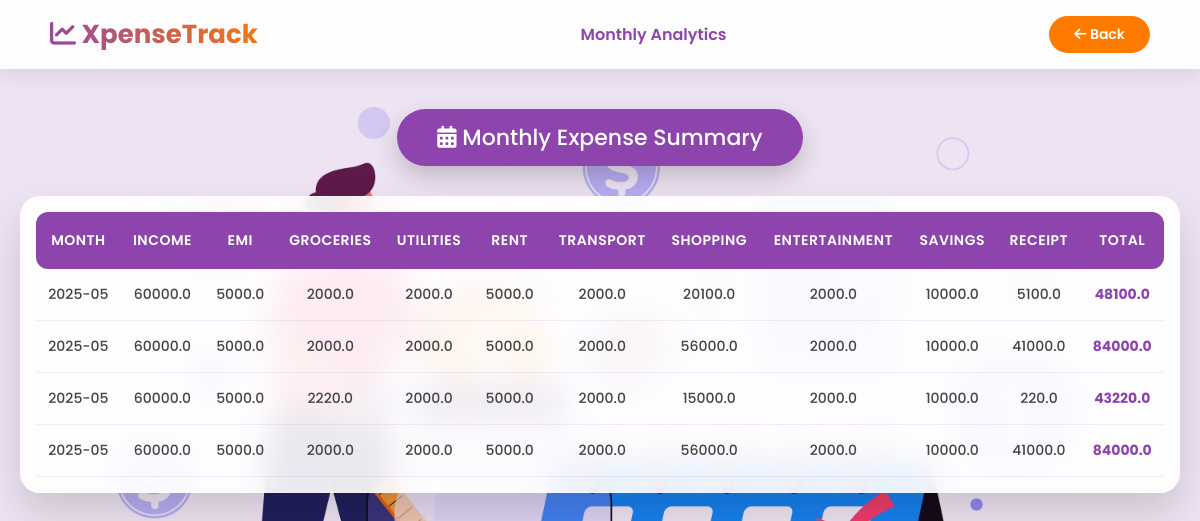
The app's page /month_expenses (signed in) with its own data.
### tables this page shows
CREATE TABLE expenses_bill (
                    id INTEGER PRIMARY KEY AUTOINCREMENT,
                    email TEXT,
                    month TEXT,
                    income REAL,
                    emi REAL,
                    groceries REAL,
                    utilities REAL,
                    rent REAL,
                    transport REAL,
                    shopping REAL,
                    entertainment REAL,
                    savings REAL,
                    receipt TEXT,
                    total_expense REAL
                );

### app.py (the view)
@app.route('/month_expenses')
def month_expenses():
    email = session.get('email')
    conn = sqlite3.connect(database)
    c = conn.cursor()
    c.execute("SELECT month, income, emi, groceries, utilities, rent, transport, shopping, entertainment, savings, receipt,total_expense FROM expenses_bill WHERE email = ?", (email,))
    rows = c.fetchall()
    conn.close()
    return render_template('month_expenses.html', expenses=rows)

### templates/month_expenses.html (shortened to what this page needs)
<!DOCTYPE html>
<html lang="en">
<head>
    <link rel="stylesheet" href="https://cdnjs.cloudflare.com/ajax/libs/font-awesome/6.0.0/css/all.min.css">
</head>
<body>
    <div class="header">
        <div class="logo"><i class="fas fa-chart-line"></i> XpenseTrack</div>
        <nav>
            <span style="color: var(--primary); font-weight: 600;">Monthly Analytics</span>
        </nav>
        <a href="/dashboard" class="back-btn">
            <i class="fas fa-arrow-left"></i> Back
        </a>
    </div>
    <div class="container">
        <h2><i class="fas fa-calendar-alt"></i> Monthly Expense Summary</h2>
        <div class="table-wrapper">
            <table>
                <thead>
                    <tr>
                        <th>Month</th>
                        <th>Income</th>
                        <th>EMI</th>
                        <th>Groceries</th>
                        <th>Utilities</th>
                        <th>Rent</th>
                        <th>Transport</th>
                        <th>Shopping</th>
                        <th>Entertainment</th>
                        <th>Savings</th>
                        <th>Receipt</th>
                        <th>Total</th>
                    </tr>
                </thead>
                <tbody>
                    {% for row in expenses %}
                    <tr>
                        {% for col in row %}
                        <td>{{ col }}</td>
                        {% endfor %}
                    </tr>
                    {% endfor %}
                </tbody>
            </table>
        </div>
    </div>
</body>
</html>

### templates/month_expenses.html (style rules this page uses)
:root { --primary: #8e44ad; --secondary: #a29bfe; --accent: #ff7b00; --glass: rgba(255, 255, 255, 0.9); }
* { margin: 0; padding: 0; box-sizing: border-box; font-family: "Poppins", sans-serif; }
body { background-image: linear-gradient(rgba(142, 68, 173, 0.15), rgba(142, 68, 173, 0.15)), url('static/month.jpg'); background-size: cover; background-attachment: fixed; background-position: center; min-height: 100vh; }
.header { background: var(--glass); backdrop-filter: blur(10px); padding: 15px 50px; display: flex; justify-content: space-between; align-items: center; position: sticky; top: 0; z-index: 1000; box-shadow: 0 4px 20px rgba(0,0,0,0.1); }
.header .logo { font-size: 26px; font-weight: 700; background: linear-gradient(45deg, var(--primary), var(--accent)); -webkit-background-clip: text; -webkit-text-fill-color: transparent; }
.back-btn { background-color: var(--accent); color: white; padding: 8px 25px; border: none; border-radius: 20px; cursor: pointer; font-weight: 600; transition: 0.3s; text-decoration: none; font-size: 14px; }
.container { padding: 40px 20px; }
h2 { text-align: center; color: #fff; background: var(--primary); width: fit-content; margin: 0 auto 30px auto; padding: 12px 40px; border-radius: 50px; font-weight: 500; box-shadow: 0 10px 25px rgba(0, 0, 0, 0.2); font-size: 22px; }
.table-wrapper { background: var(--glass); backdrop-filter: blur(15px); border-radius: 20px; padding: 15px; box-shadow: 0 20px 40px rgba(0,0,0,0.15); overflow-x: auto; border: 1px solid rgba(255, 255, 255, 0.3); max-width: 1200px; margin: 0 auto; }
table { width: 100%; border-collapse: collapse; font-size: 14px; }
th { background-color: var(--primary); color: white; padding: 18px 10px; text-align: center; font-weight: 600; text-transform: uppercase; letter-spacing: 0.5px; white-space: nowrap; }
th:first-child { border-radius: 12px 0 0 12px; }
th:last-child { border-radius: 0 12px 12px 0; }
td { padding: 15px 10px; text-align: center; border-bottom: 1px solid rgba(142, 68, 173, 0.1); color: #444; font-weight: 500; }
td:last-child { font-weight: 700; color: var(--primary); }

### records on screen
expenses_bill: month "2025-05", income "60000.0", emi "5000.0", groceries "2000.0", utilities "2000.0", rent "5000.0", transport "2000.0", shopping "20100.0", entertainment "2000.0", savings "10000.0", receipt "5100.0", total_expense "48100.0"
expenses_bill: month "2025-05", income "60000.0", emi "5000.0", groceries "2000.0", utilities "2000.0", rent "5000.0", transport "2000.0", shopping "56000.0", entertainment "2000.0", savings "10000.0", receipt "41000.0", total_expense "84000.0"
expenses_bill: month "2025-05", income "60000.0", emi "5000.0", groceries "2220.0", utilities "2000.0", rent "5000.0", transport "2000.0", shopping "15000.0", entertainment "2000.0", savings "10000.0", receipt "220.0", total_expense "43220.0"
expenses_bill: month "2025-05", income "60000.0", emi "5000.0", groceries "2000.0", utilities "2000.0", rent "5000.0", transport "2000.0", shopping "56000.0", entertainment "2000.0", savings "10000.0", receipt "41000.0", total_expense "84000.0"
